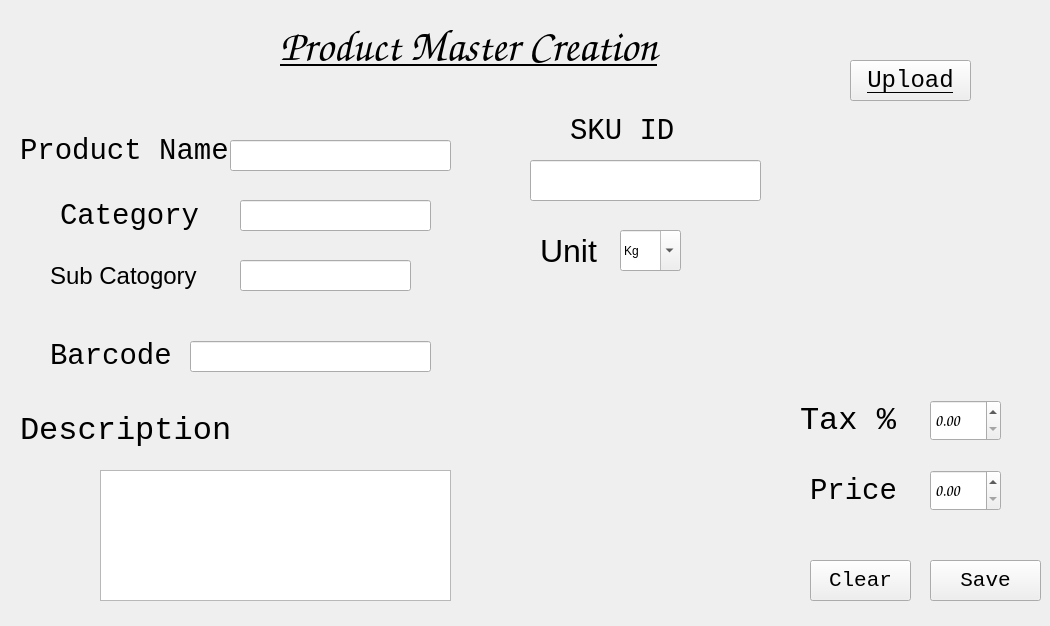
<?xml version="1.0" encoding="UTF-8"?>
<ui version="4.0">
 <class>product_label</class>
 <widget class="QWidget" name="product_label">
  <property name="geometry">
   <rect>
    <x>0</x>
    <y>0</y>
    <width>1050</width>
    <height>626</height>
   </rect>
  </property>
  <property name="windowTitle">
   <string>Product Master Creation</string>
  </property>
  <widget class="QLabel" name="product_label_2">
   <property name="geometry">
    <rect>
     <x>280</x>
     <y>10</y>
     <width>531</width>
     <height>71</height>
    </rect>
   </property>
   <property name="font">
    <font>
     <family>Comic Sans MS</family>
     <pointsize>32</pointsize>
     <underline>true</underline>
    </font>
   </property>
   <property name="text">
    <string>Product Master Creation</string>
   </property>
  </widget>
  <widget class="QLabel" name="product_label_3">
   <property name="geometry">
    <rect>
     <x>20</x>
     <y>130</y>
     <width>211</width>
     <height>41</height>
    </rect>
   </property>
   <property name="font">
    <font>
     <family>Consolas</family>
     <pointsize>22</pointsize>
    </font>
   </property>
   <property name="text">
    <string>Product Name</string>
   </property>
  </widget>
  <widget class="QLabel" name="img_pre">
   <property name="geometry">
    <rect>
     <x>800</x>
     <y>120</y>
     <width>231</width>
     <height>241</height>
    </rect>
   </property>
   <property name="text">
    <string/>
   </property>
  </widget>
  <widget class="QPushButton" name="upl_img">
   <property name="geometry">
    <rect>
     <x>850</x>
     <y>60</y>
     <width>121</width>
     <height>41</height>
    </rect>
   </property>
   <property name="font">
    <font>
     <family>Consolas</family>
     <pointsize>18</pointsize>
     <underline>true</underline>
    </font>
   </property>
   <property name="styleSheet">
    <string notr="true">QPushButton:hover{\n&quot;
&quot;background-color: blue;\n&quot;
}
</string>
   </property>
   <property name="text">
    <string>Upload</string>
   </property>
  </widget>
  <widget class="QLineEdit" name="product_input">
   <property name="geometry">
    <rect>
     <x>230</x>
     <y>140</y>
     <width>221</width>
     <height>31</height>
    </rect>
   </property>
   <property name="font">
    <font>
     <pointsize>18</pointsize>
    </font>
   </property>
  </widget>
  <widget class="QLabel" name="cat_label">
   <property name="geometry">
    <rect>
     <x>60</x>
     <y>190</y>
     <width>151</width>
     <height>51</height>
    </rect>
   </property>
   <property name="font">
    <font>
     <family>Consolas</family>
     <pointsize>22</pointsize>
    </font>
   </property>
   <property name="text">
    <string>Category</string>
   </property>
  </widget>
  <widget class="QLineEdit" name="cat_input">
   <property name="geometry">
    <rect>
     <x>240</x>
     <y>200</y>
     <width>191</width>
     <height>31</height>
    </rect>
   </property>
   <property name="font">
    <font>
     <pointsize>18</pointsize>
    </font>
   </property>
  </widget>
  <widget class="QLabel" name="subcat_label">
   <property name="geometry">
    <rect>
     <x>50</x>
     <y>250</y>
     <width>151</width>
     <height>51</height>
    </rect>
   </property>
   <property name="font">
    <font>
     <pointsize>18</pointsize>
    </font>
   </property>
   <property name="text">
    <string>Sub Catogory</string>
   </property>
  </widget>
  <widget class="QLineEdit" name="subcat_input">
   <property name="geometry">
    <rect>
     <x>240</x>
     <y>260</y>
     <width>171</width>
     <height>31</height>
    </rect>
   </property>
   <property name="font">
    <font>
     <pointsize>18</pointsize>
    </font>
   </property>
  </widget>
  <widget class="QLabel" name="sku_label">
   <property name="geometry">
    <rect>
     <x>570</x>
     <y>110</y>
     <width>111</width>
     <height>41</height>
    </rect>
   </property>
   <property name="font">
    <font>
     <family>Consolas</family>
     <pointsize>22</pointsize>
    </font>
   </property>
   <property name="text">
    <string>SKU ID</string>
   </property>
  </widget>
  <widget class="QLineEdit" name="sku_input">
   <property name="geometry">
    <rect>
     <x>530</x>
     <y>160</y>
     <width>231</width>
     <height>41</height>
    </rect>
   </property>
   <property name="font">
    <font>
     <family>Consolas</family>
     <pointsize>18</pointsize>
    </font>
   </property>
  </widget>
  <widget class="QLabel" name="bar_label">
   <property name="geometry">
    <rect>
     <x>50</x>
     <y>330</y>
     <width>121</width>
     <height>51</height>
    </rect>
   </property>
   <property name="font">
    <font>
     <family>Consolas</family>
     <pointsize>22</pointsize>
    </font>
   </property>
   <property name="text">
    <string>Barcode</string>
   </property>
  </widget>
  <widget class="QLineEdit" name="bar_input">
   <property name="geometry">
    <rect>
     <x>190</x>
     <y>341</y>
     <width>241</width>
     <height>31</height>
    </rect>
   </property>
   <property name="font">
    <font>
     <family>Consolas</family>
     <pointsize>18</pointsize>
    </font>
   </property>
  </widget>
  <widget class="QLabel" name="desc_label">
   <property name="geometry">
    <rect>
     <x>20</x>
     <y>400</y>
     <width>221</width>
     <height>61</height>
    </rect>
   </property>
   <property name="font">
    <font>
     <family>Consolas</family>
     <pointsize>24</pointsize>
    </font>
   </property>
   <property name="text">
    <string>Description</string>
   </property>
  </widget>
  <widget class="QTextEdit" name="desc_input">
   <property name="geometry">
    <rect>
     <x>100</x>
     <y>470</y>
     <width>351</width>
     <height>131</height>
    </rect>
   </property>
   <property name="font">
    <font>
     <family>Consolas</family>
     <pointsize>18</pointsize>
    </font>
   </property>
  </widget>
  <widget class="QComboBox" name="unit_input">
   <property name="geometry">
    <rect>
     <x>620</x>
     <y>230</y>
     <width>61</width>
     <height>41</height>
    </rect>
   </property>
   <property name="editable">
    <bool>true</bool>
   </property>
   <item>
    <property name="text">
     <string>Kg</string>
    </property>
   </item>
   <item>
    <property name="text">
     <string>meter</string>
    </property>
   </item>
   <item>
    <property name="text">
     <string>L</string>
    </property>
   </item>
  </widget>
  <widget class="QLabel" name="unit_label">
   <property name="geometry">
    <rect>
     <x>540</x>
     <y>230</y>
     <width>71</width>
     <height>41</height>
    </rect>
   </property>
   <property name="font">
    <font>
     <pointsize>24</pointsize>
    </font>
   </property>
   <property name="text">
    <string>Unit</string>
   </property>
  </widget>
  <widget class="QLabel" name="tax_label">
   <property name="geometry">
    <rect>
     <x>800</x>
     <y>390</y>
     <width>101</width>
     <height>61</height>
    </rect>
   </property>
   <property name="font">
    <font>
     <family>Consolas</family>
     <pointsize>24</pointsize>
    </font>
   </property>
   <property name="text">
    <string>Tax %</string>
   </property>
  </widget>
  <widget class="QDoubleSpinBox" name="tax_input">
   <property name="geometry">
    <rect>
     <x>930</x>
     <y>400</y>
     <width>71</width>
     <height>41</height>
    </rect>
   </property>
   <property name="font">
    <font>
     <family>Comic Sans MS</family>
     <pointsize>12</pointsize>
    </font>
   </property>
  </widget>
  <widget class="QLabel" name="label">
   <property name="geometry">
    <rect>
     <x>810</x>
     <y>460</y>
     <width>91</width>
     <height>61</height>
    </rect>
   </property>
   <property name="font">
    <font>
     <family>Consolas</family>
     <pointsize>22</pointsize>
    </font>
   </property>
   <property name="text">
    <string>Price</string>
   </property>
  </widget>
  <widget class="QPushButton" name="submit_btn">
   <property name="geometry">
    <rect>
     <x>930</x>
     <y>560</y>
     <width>111</width>
     <height>41</height>
    </rect>
   </property>
   <property name="font">
    <font>
     <family>Consolas</family>
     <pointsize>16</pointsize>
    </font>
   </property>
   <property name="text">
    <string>Save</string>
   </property>
  </widget>
  <widget class="QPushButton" name="clear_btn">
   <property name="geometry">
    <rect>
     <x>810</x>
     <y>560</y>
     <width>101</width>
     <height>41</height>
    </rect>
   </property>
   <property name="font">
    <font>
     <family>Consolas</family>
     <pointsize>16</pointsize>
    </font>
   </property>
   <property name="text">
    <string>Clear</string>
   </property>
  </widget>
  <widget class="QDoubleSpinBox" name="doubleSpinBox">
   <property name="geometry">
    <rect>
     <x>930</x>
     <y>470</y>
     <width>71</width>
     <height>41</height>
    </rect>
   </property>
   <property name="font">
    <font>
     <family>Comic Sans MS</family>
     <pointsize>12</pointsize>
    </font>
   </property>
   <property name="maximum">
    <double>9999999.990000000223517</double>
   </property>
  </widget>
 </widget>
 <resources/>
 <connections/>
</ui>
